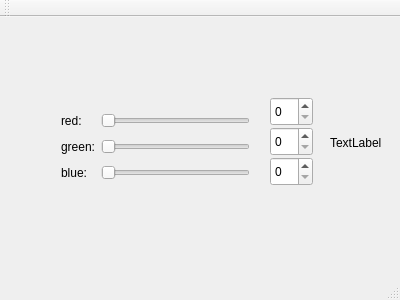
<?xml version="1.0" encoding="UTF-8"?>
<ui version="4.0">
 <class>MainWindow</class>
 <widget class="QMainWindow" name="MainWindow">
  <property name="geometry">
   <rect>
    <x>0</x>
    <y>0</y>
    <width>400</width>
    <height>300</height>
   </rect>
  </property>
  <property name="windowTitle">
   <string>MainWindow</string>
  </property>
  <widget class="QWidget" name="centralWidget">
   <widget class="QWidget" name="gridLayoutWidget">
    <property name="geometry">
     <rect>
      <x>50</x>
      <y>80</y>
      <width>211</width>
      <height>101</height>
     </rect>
    </property>
    <layout class="QGridLayout" name="gridLayout">
     <item row="1" column="1">
      <widget class="QSlider" name="horizontalSliderRed">
       <property name="orientation">
        <enum>Qt::Horizontal</enum>
       </property>
      </widget>
     </item>
     <item row="3" column="0">
      <widget class="QLabel" name="labelBlue">
       <property name="text">
        <string>blue:</string>
       </property>
      </widget>
     </item>
     <item row="1" column="0">
      <widget class="QLabel" name="labelRed">
       <property name="text">
        <string>red:</string>
       </property>
      </widget>
     </item>
     <item row="3" column="1">
      <widget class="QSlider" name="horizontalSliderBlue">
       <property name="orientation">
        <enum>Qt::Horizontal</enum>
       </property>
      </widget>
     </item>
     <item row="2" column="1">
      <widget class="QSlider" name="horizontalSliderGreen">
       <property name="orientation">
        <enum>Qt::Horizontal</enum>
       </property>
      </widget>
     </item>
     <item row="2" column="0">
      <widget class="QLabel" name="labelGreen">
       <property name="text">
        <string>green:</string>
       </property>
      </widget>
     </item>
    </layout>
   </widget>
   <widget class="QLabel" name="colorLabel">
    <property name="geometry">
     <rect>
      <x>330</x>
      <y>100</y>
      <width>62</width>
      <height>51</height>
     </rect>
    </property>
    <property name="text">
     <string>TextLabel</string>
    </property>
   </widget>
   <widget class="QSpinBox" name="spinBoxRed">
    <property name="geometry">
     <rect>
      <x>270</x>
      <y>80</y>
      <width>43</width>
      <height>29</height>
     </rect>
    </property>
    <property name="maximum">
     <number>255</number>
    </property>
   </widget>
   <widget class="QSpinBox" name="spinBoxGreen">
    <property name="geometry">
     <rect>
      <x>270</x>
      <y>110</y>
      <width>43</width>
      <height>29</height>
     </rect>
    </property>
    <property name="maximum">
     <number>255</number>
    </property>
   </widget>
   <widget class="QSpinBox" name="spinBoxBlue">
    <property name="geometry">
     <rect>
      <x>270</x>
      <y>140</y>
      <width>43</width>
      <height>29</height>
     </rect>
    </property>
    <property name="maximum">
     <number>255</number>
    </property>
   </widget>
  </widget>
  <widget class="QMenuBar" name="menuBar">
   <property name="geometry">
    <rect>
     <x>0</x>
     <y>0</y>
     <width>400</width>
     <height>25</height>
    </rect>
   </property>
  </widget>
  <widget class="QToolBar" name="mainToolBar">
   <attribute name="toolBarArea">
    <enum>TopToolBarArea</enum>
   </attribute>
   <attribute name="toolBarBreak">
    <bool>false</bool>
   </attribute>
  </widget>
  <widget class="QStatusBar" name="statusBar"/>
 </widget>
 <layoutdefault spacing="6" margin="11"/>
 <resources/>
 <connections>
  <connection>
   <sender>horizontalSliderRed</sender>
   <signal>valueChanged(int)</signal>
   <receiver>spinBoxRed</receiver>
   <slot>setValue(int)</slot>
   <hints>
    <hint type="sourcelabel">
     <x>184</x>
     <y>136</y>
    </hint>
    <hint type="destinationlabel">
     <x>297</x>
     <y>129</y>
    </hint>
   </hints>
  </connection>
  <connection>
   <sender>spinBoxRed</sender>
   <signal>valueChanged(int)</signal>
   <receiver>horizontalSliderRed</receiver>
   <slot>setValue(int)</slot>
   <hints>
    <hint type="sourcelabel">
     <x>290</x>
     <y>142</y>
    </hint>
    <hint type="destinationlabel">
     <x>229</x>
     <y>139</y>
    </hint>
   </hints>
  </connection>
  <connection>
   <sender>horizontalSliderGreen</sender>
   <signal>valueChanged(int)</signal>
   <receiver>spinBoxGreen</receiver>
   <slot>setValue(int)</slot>
   <hints>
    <hint type="sourcelabel">
     <x>240</x>
     <y>171</y>
    </hint>
    <hint type="destinationlabel">
     <x>291</x>
     <y>166</y>
    </hint>
   </hints>
  </connection>
  <connection>
   <sender>spinBoxGreen</sender>
   <signal>valueChanged(int)</signal>
   <receiver>horizontalSliderGreen</receiver>
   <slot>setValue(int)</slot>
   <hints>
    <hint type="sourcelabel">
     <x>288</x>
     <y>178</y>
    </hint>
    <hint type="destinationlabel">
     <x>239</x>
     <y>176</y>
    </hint>
   </hints>
  </connection>
  <connection>
   <sender>horizontalSliderBlue</sender>
   <signal>valueChanged(int)</signal>
   <receiver>spinBoxBlue</receiver>
   <slot>setValue(int)</slot>
   <hints>
    <hint type="sourcelabel">
     <x>241</x>
     <y>201</y>
    </hint>
    <hint type="destinationlabel">
     <x>290</x>
     <y>201</y>
    </hint>
   </hints>
  </connection>
  <connection>
   <sender>spinBoxBlue</sender>
   <signal>valueChanged(int)</signal>
   <receiver>horizontalSliderBlue</receiver>
   <slot>setValue(int)</slot>
   <hints>
    <hint type="sourcelabel">
     <x>283</x>
     <y>209</y>
    </hint>
    <hint type="destinationlabel">
     <x>116</x>
     <y>204</y>
    </hint>
   </hints>
  </connection>
 </connections>
</ui>
